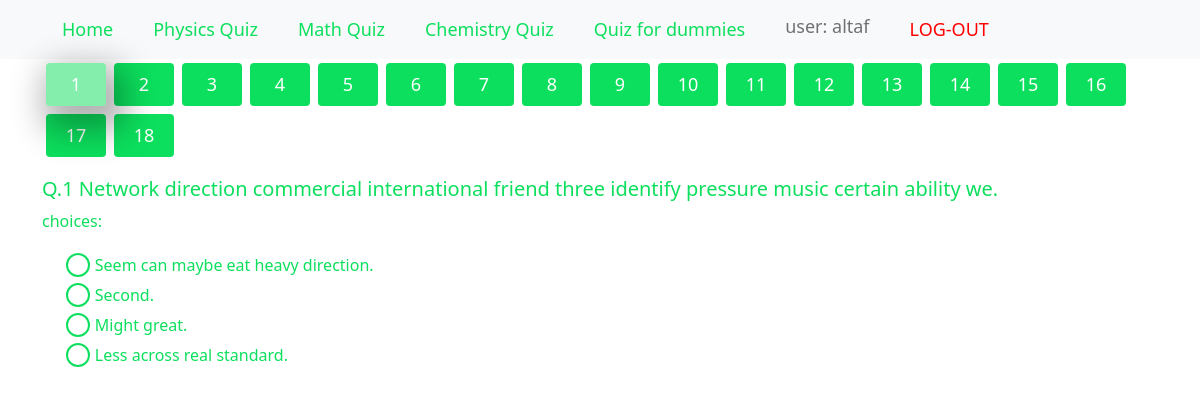
Page /startquiz/ (signed in) on the committed database.
### quiz/models.py (models this page shows, shortened)
class Question(models.Model):
    question_text = models.CharField(max_length=300)
    pub_date = models.DateTimeField( auto_now=True)

class Choice(models.Model):
    choice_text = models.CharField(max_length=100)
    is_answer = models.BooleanField(default=False)
    question = models.ForeignKey(
        Question, related_name='choices', on_delete=models.CASCADE)

### quiz/views.py (the view, shortened to what this page needs)
# urls.py: path('startquiz/',views.StartQuizView.as_view(),name='start-quiz'),
class StartQuizView(View):
    def get(self, request, *args, **kwargs):
        if request.session.has_key('username'):
            username = request.session['username']
            question_list = Question.objects.order_by('id')
            return render(request,'quiz/quizes.html' ,{'question_list':question_list, 'username':username})
        else:
            return redirect('user-login-quiz')

### quiz/templates/quiz/quizes.html (shortened to what this page needs)
{% extends 'base.html' %}
{% load static %}
{% block navbaritem %}
    {% if username %}
        <h5 class="nav-link"> user: {{username}}</h5>
        <a class="nav-link" id="logout" href="{% url 'logout' %}">LOG-OUT</a>
    {% endif %}
{% endblock navbaritem %}
{% block body %}
    {% load cust_filters %}
    <div class="container quizes">
        <form method="POST">
            {% if question_list %}
                <ul class="nav nav-pills mb-3" id="question-tab" role="tablist">
                    {% for question in question_list %}
                    {% if forloop.first %}
                    <li class="nav-item" role="presentation">
                        <button class="nav-link p-2 m-1 active" style="width:5vw" id="q_id-{{question.id}}-tab"
                            data-bs-toggle="pill" data-bs-target="#q_id-{{question.id}}" type="button" role="tab"
                            aria-controls="q_id-{{question.id}}" aria-selected="true">{{forloop.counter}}</button>
                    </li>
                    {% else %}
                    <li class="nav-item" role="presentation">
                        <button class="nav-link p-2 m-1 " style="width:5vw" id="q_id-{{question.id}}-tab"
                            data-bs-toggle="pill" data-bs-target="#q_id-{{question.id}}" type="button" role="tab"
                            aria-controls="q_id-{{question.id}}" aria-selected="false">{{forloop.counter}}</button>
                    </li>
                    {% endif %}
                    {% endfor %}
                </ul>
                <div class="tab-content" id="question-tabContent">
                    {% for question in question_list %}
                        {% if forloop.first %}
                            <div class="tab-pane fade active show" id="q_id-{{question.id}}" role="tabpanel"
                            aria-labelledby="q_id-{{question.id}}-tab">
                        {% else %}
                            <div class="tab-pane fade" id="q_id-{{question.id}}" role="tabpanel"
                                aria-labelledby="q_id-{{question.id}}-tab">
                        {% endif %}
                            <h5> Q.{{forloop.counter}} {{question.question_text}}</h5>
                            <p>choices:</p>
                            {% for choice in question.choices.all %}
                                <div class="form-check pt-1">
                                    <label class="form-check-label" for="{{choice.id}}">
                                        {{choice.choice_text}}
                                    </label>
                                </div>
                            {% endfor %}
                        </div>
                    {% endfor %}
                </div>
            {% endif %}
        </form>
    </div>
{% endblock body %}

### templates/base.html (shortened to what this page needs)
<!DOCTYPE html>
{% load static %}
<html lang="en">
<head>
  <link type="text/css" href="{% static 'css/app.css' %}" rel="stylesheet">
</head>
<body>
  <nav class="navbar navbar-expand-lg navbar-light bg-light text-danger ">
    <div class="container">
      <div class="collapse navbar-collapse" id="navbarNavAltMarkup">
        <div class="navbar-nav">
          <a class="nav-link" aria-current="page" href="#">Home</a>
          <a class="nav-link" href="#">Physics Quiz</a>
          <a class="nav-link" href="#">Math Quiz</a>
          <a class="nav-link" href="#">Chemistry Quiz</a>
          <a class="nav-link" href="#">Quiz for dummies</a>
          {% block navbaritem %}{% endblock navbaritem %}
        </div>
      </div>
    </div>
  </nav>
  {% block body %} {% endblock body %}
</body>
</html>

### rows in the picture
Question: question_text "Network direction commercial international friend three identify pressure music certain ability we."
Choice: choice_text "Seem can maybe eat heavy direction."
Choice: choice_text "Second."
Choice: choice_text "Might great."
Choice: choice_text "Less across real standard."

### other values in the picture
{{ username }} "altaf"
